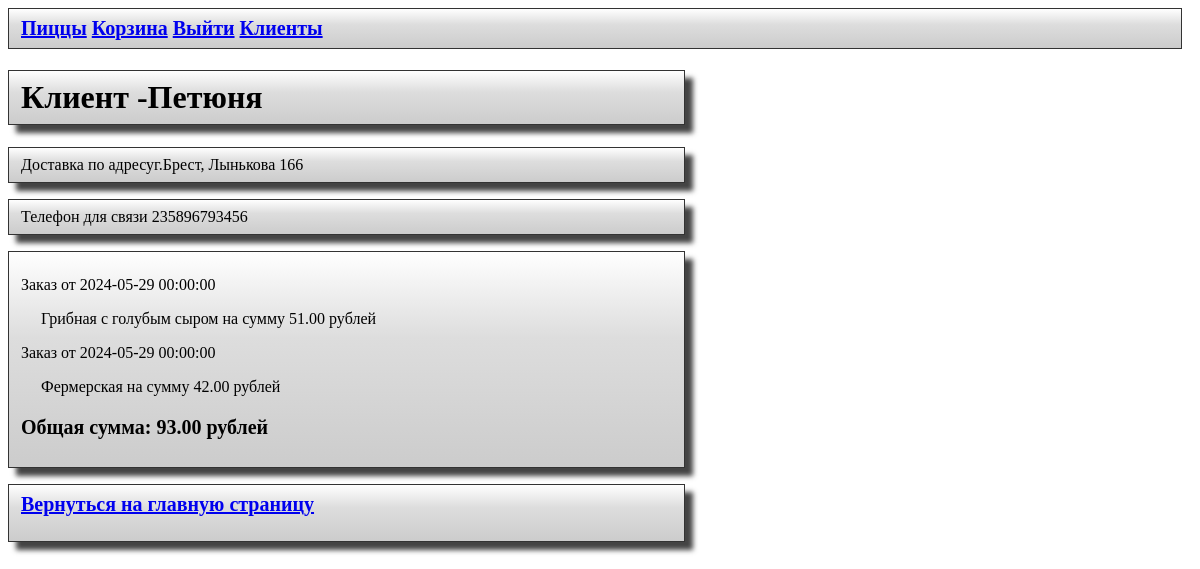
Before: /4 (signed in) with the older database file.
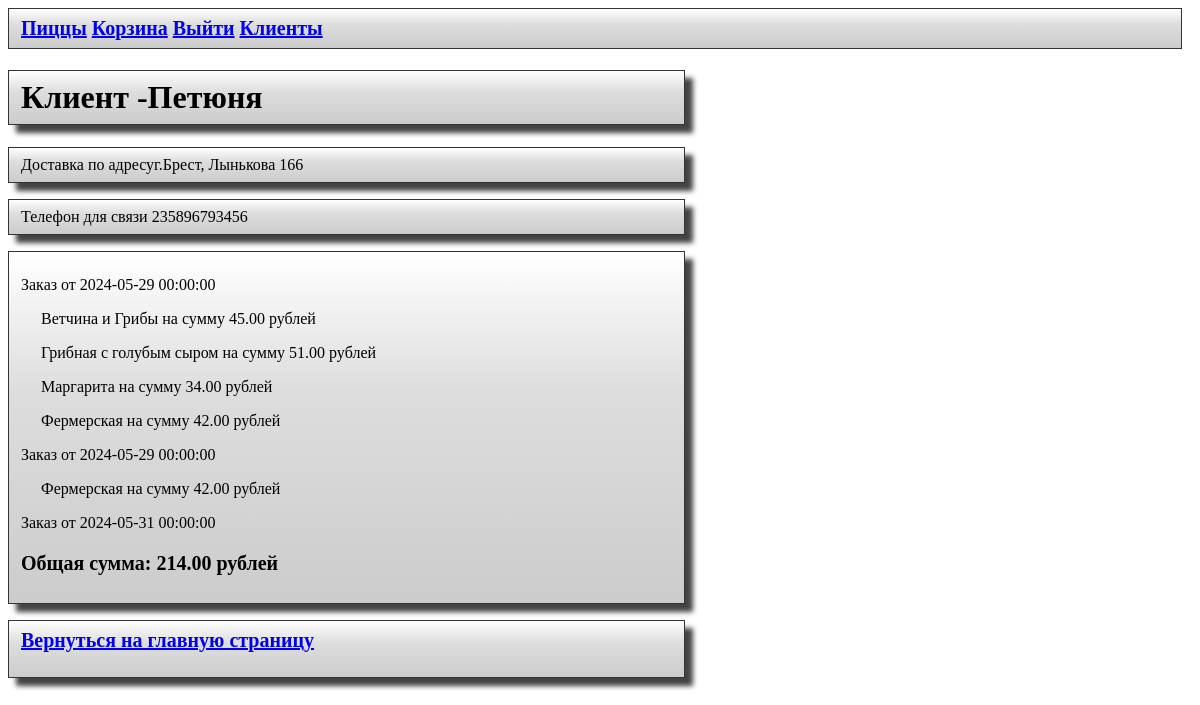
After: the same page with the newer database file.
### main.py (models this page shows)
class Client(db.Model):
    id_client = db.Column(db.Integer, primary_key=True)
    client_name = db.Column(db.Text)
    client_address = db.Column(db.Text)
    client_phone = db.Column(db.Text)
    order = db.relationship('Order', back_populates='client_order')

class Order(db.Model):
    id_order = db.Column(db.Integer, primary_key=True)
    date = db.Column(db.DateTime, server_default=func.current_date())
    id_client_order = db.Column(db.Integer, db.ForeignKey('client.id_client'))
    client_order = db.relationship('Client', back_populates='order')
    client_order_list = db.relationship('OrderList', back_populates='order_order_list')
    client_order_employees = db.relationship('Employees', back_populates='order_employees')

class OrderList(db.Model):
    id_order_list = db.Column(db.Integer, primary_key=True)
    order = db.Column(db.Text)
    price = db.Column(db.Integer)
    id_order_order_list = db.Column(db.Integer, db.ForeignKey('order.id_order'))
    order_order_list = db.relationship('Order', back_populates='client_order_list')

### main.py (the view)
@app.route('/<int:client_id>')
@login_required
def get_client_interface(client_id):
    client = SyncORM.select_tables_client_order_order_list(client_id)
    return render_template('client.html', client=client)

### main.py (called while the page is built)
@login.user_loader  # Функция загрузки пользователя
def load_user(temp_id):
    return User.query.get(int(temp_id))

    @staticmethod
    def select_tables_client_order_order_list(temp_id):
        with app.app_context():
            query = (
                db.select(Client)
                .options(joinedload(Client.order).joinedload(Order.client_order_list))
                .filter(Client.id_client == temp_id)
            )
            result = db.session.execute(query)
            res = result.unique().scalars().all()
            return res

### templates/client.html (shortened to what this page needs)
<!DOCTYPE html>
<html>
<head>
     <link rel="stylesheet" href="{{ url_for('static', filename='style.css') }}">
    <div class="navigation">
            <div><a href="/">Пиццы</a></div>
            <div>
                <a href="/basket">Корзина</a>
             </div>
            <div>
                 {% if current_user.is_anonymous %}
                     <a href="{{ url_for('login') }}">Служебный вход</a>
                 {% else %}
                    <a href="{{ url_for('logout',  logout='logout') }}">Выйти</a>
                 {% endif %}
             </div>
            <div>
                 {% if current_user.is_anonymous %}
                     <p></p>
                 {% else %}
                    <a href="{{ url_for('get_clients_interface') }}">Клиенты</a>
                 {% endif %}
             </div>
    </div>
</head>
<body>
    <h1 class="basket">Клиент -{{ client[0].client_name }}</h1>
    <p class="basket">Доставка по адресу{{ client[0].client_address }}</p>
    <p class="basket">Телефон для связи {{ client[0].client_phone }}</p>
    <ul class="client_list" >
    {% set ns = namespace(total_price=0) %}
    {% for i in client %}
        {% for j in i.order %}
            <p> Заказ от {{j.date}}</p>
            {% for k in j.client_order_list %}
                <p class ="client_order_margin"> {{k.order}} на сумму {{k.price}}.00 рублей </p>
                {% set ns.total_price = ns.total_price + k.price %}
            {% endfor %}
        {% endfor %}
    {% endfor %}
   <p class ="description">Общая сумма: {{ns.total_price}}.00 рублей</p>
    </ul>
    <a href="{{ url_for('index') }}" class="button_client_exit">Вернуться на главную страницу</a>
</body>
</html>

### static/style.css (style rules this page uses)
body { background-image: url('/static/media/examples/wood.jpg'); }
h1 { color: black; font-size: 40px justify-content: center; font-weight: 700 }
.description { color: black; font-size: 20px; font-weight: 600; }
.navigation { display: flex; color: black; font-size: 20px; font-weight: 600; width: 97%; border: 1px solid #333; padding: 8px 12px; background-image: linear-gradient(180deg, #fff, #ddd 40%, #ccc); gap: 5px; }
.basket { display: flex; width: 55%; border: 1px solid #333; box-shadow: 8px 8px 5px #444; padding: 8px 12px; background-image: linear-gradient(180deg, #fff, #ddd 40%, #ccc); }
.button_client_exit { display: flex; width: 55%; height: 40px; gap: 3px; border: 1px solid #333; box-shadow: 8px 8px 5px #444; padding: 8px 12px; background-image: linear-gradient(180deg, #fff, #ddd 40%, #ccc); font-size: 20px; font-weight: 600; }
.client_list { width: 55%; border: 1px solid #333; box-shadow: 8px 8px 5px #444; padding: 8px 12px; background-image: linear-gradient(180deg, #fff, #ddd 40%, #ccc); }
.client_order_margin { margin-left: 20px; }

Changed rows visible on the page:
added OrderList: order "Ветчина и Грибы", price "45", shown under Order (number 1 of 3 on the later page)
added OrderList: order "Маргарита", price "34", shown under Order (number 1 of 3 on the later page)
added OrderList: order "Фермерская", price "42", shown under Order (number 1 of 3 on the later page)
added Order: date "2024-05-31 00:00:00"
Other visible differences:
{{ ns.total_price }}: "93" → "214"
